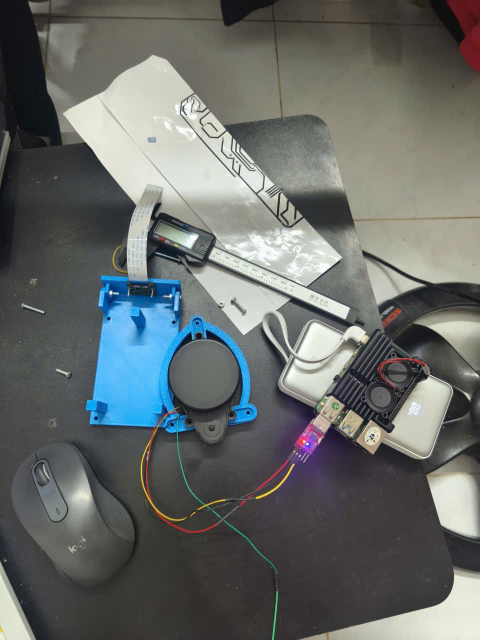
#> input picture anhlidar.jpg, 960 x 1280 px (shown at 1/2 size)
$ python line_vision.py ../anhlidar.jpg
#> lines starting #> are read from the running program, lines starting #| are printed output that depends on the picture; after the words box and inside, x2 and y2 are one past the last pixel; in counts of white or black regions, pixels touching at a corner belong together
#> further down, frame is the input picture: shape (1280, 960, 3); mean B, G, R 104.9, 106.8, 103.1
#!/usr/bin/env python3
"""Nhan dien line den / xanh duong bang OpenCV (khong can train model).

    det = LineDetector(cfg['line'])
    r = det.process(frame_bgr)   # r['found'], r['error'] (-1 trai .. +1 phai), r['cross'], r['debug']

Chay thu:  python3 line_vision.py [anh.jpg | so_camera]   -> in do lech, luu line_debug.jpg
"""
import sys

import cv2
import numpy as np


def ground_dist_mm(g, y):
    """Hang anh y (0..1) -> mm tu tam xe toi diem do tren san. Ngoai khoang da do: noi THANG theo do doc o bien
    (khong dung da thuc bac 3 ngoai suy - de cong sai)."""
    lo, hi = g['y_min'], g['y_max']
    yc = np.clip(y, lo, hi)
    d = np.polyval(g['coef'], yc)
    der = np.polyval(np.polyder(g['coef']), np.where(y > hi, hi, lo))
    return np.where((y > hi) | (y < lo), d + der * (y - yc), d)


def ground_scale(g, y):
    """mm tren san cho 1 pixel ngang o hang y. Ngoai khoang da do: giu gia tri o bien."""
    return np.polyval(g['scale_coef'], np.clip(y, g['y_min'], g['y_max']))


class LineDetector:
    def __init__(self, cfg, gcal=None):
        self.cfg = cfg
        # hieu chinh mat san (ground_calib.json): doi pixel -> mm that de co goc/lech THAT (khong meo phoi canh)
        self.g = gcal if gcal and gcal.get('scale_coef') else None
        self._since_corner, self._last_dir = 999, 0      # so khung tu lan cuoi thay nga re dang tin, huong do
        k = int(cfg.get('morph_kernel', 7))
        self.kernel = np.ones((k, k), np.uint8)

    def _blue(self, hsv):
        return cv2.inRange(hsv, np.array(self.cfg['blue_hsv_lo']), np.array(self.cfg['blue_hsv_hi']))

    def _black(self, hsv):
        """Line den = TOI va KHONG MAU (bao hoa thap). Nguong toi co dinh (black_v_max) hoac Otsu + kiem tra tuong phan."""
        v = hsv[:, :, 2]
        t = self.cfg.get('black_thresh', 0)
        if t > 0:
            _, m = cv2.threshold(v, t, 255, cv2.THRESH_BINARY_INV)
        else:
            otsu, m = cv2.threshold(v, 0, 255, cv2.THRESH_BINARY_INV | cv2.THRESH_OTSU)
            dark, light = v[m > 0], v[m == 0]
            # san tron (chi co nhieu): Otsu van chia doi -> doi line phai toi hon nen ro rang
            if dark.size == 0 or light.size == 0 or float(light.mean()) - float(dark.mean()) < self.cfg.get('min_contrast', 40):
                m[:] = 0
        m[hsv[:, :, 1] > self.cfg.get('black_max_sat', 90)] = 0       # co mau (xanh, vang go...) -> khong phai den
        return m

    def mask(self, roi):
        """color: blue | black | blue_black (ca 2 loai bang keo tren cung tuyen)."""
        hsv = cv2.cvtColor(cv2.GaussianBlur(roi, (5, 5), 0), cv2.COLOR_BGR2HSV)   # lam muot nhieu camera
        col = self.cfg.get('color', 'blue')
        if col == 'blue':
            m = self._blue(hsv)
        elif col == 'black':
            m = self._black(hsv)
        else:
            m = cv2.bitwise_or(self._blue(hsv), self._black(hsv))
        m = cv2.morphologyEx(m, cv2.MORPH_OPEN, self.kernel)
        return cv2.morphologyEx(m, cv2.MORPH_CLOSE, self.kernel)

    def process(self, frame):
        h, w = frame.shape[:2]
#> h = 1280; w = 960
        y0 = int(h * self.cfg.get('roi_top', 0.55))
#> y0 = 512
        y1 = int(h * self.cfg.get('roi_bottom', 1.0))
#> y1 = 1280
        roi = frame[y0:y1, :]
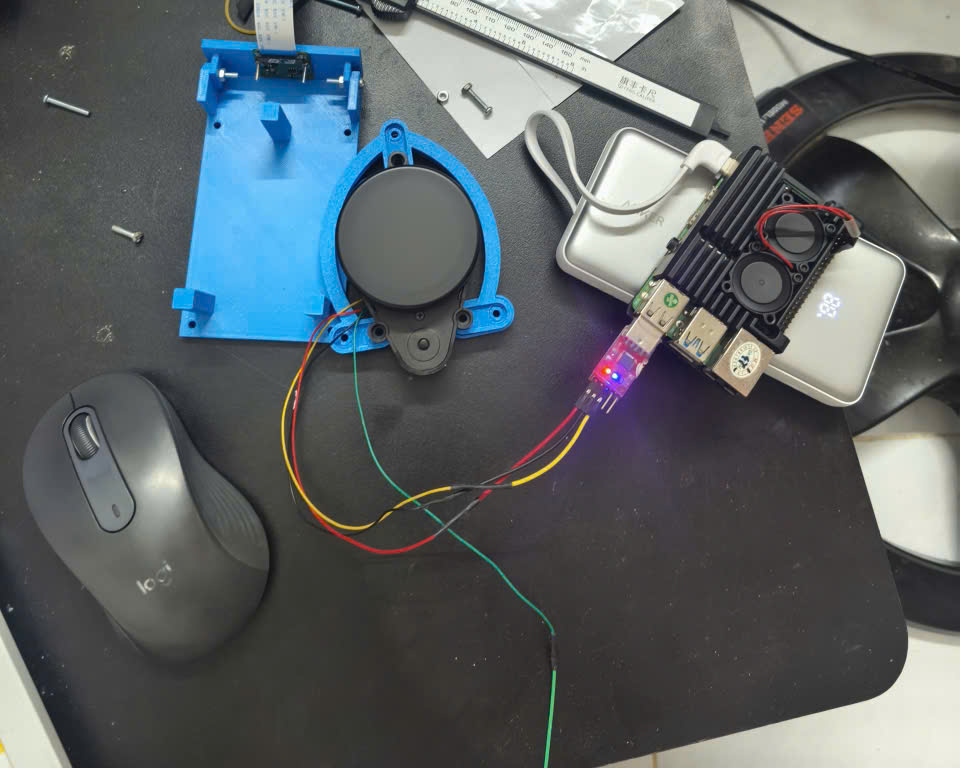
#> roi: shape (768, 960, 3); mean B, G, R 101.6, 99, 92.3
        m = self.mask(roi)
#> in mask, `hsv = cv2.cvtColor(cv2.GaussianBlur(roi, (5, 5), 0), cv2.COLOR_BGR2HSV)`: hsv: shape (768, 960, 3); mean H, S, V 58.7, 34, 106.6
#> in _blue, `return cv2.inRange(hsv, np.array(self.cfg['blue_hsv_lo']), np.array(se..`:
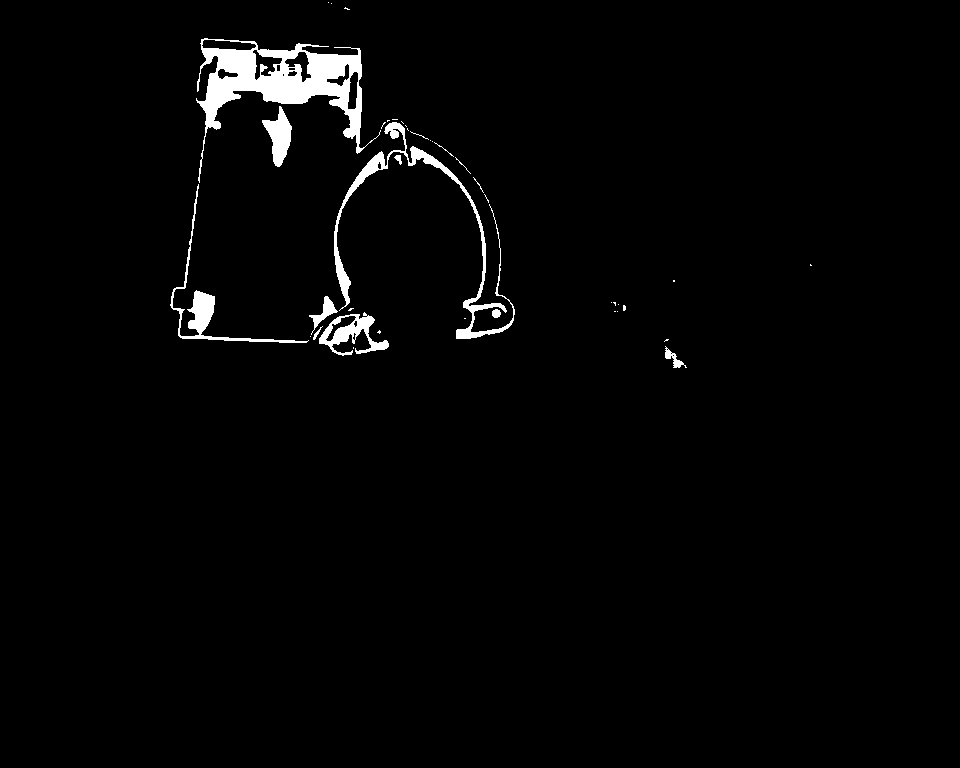
#> returned value: shape (768, 960); 2% white; 40 white regions (26 under 20 px), largest, box (x1, y1, x2, y2) and area: (196, 38, 381, 183) 7592, (334, 122, 515, 339) 3095, (170, 184, 309, 343) 1512
#> in mask, `m = cv2.morphologyEx(m, cv2.MORPH_OPEN, self.kernel)`: m: shape (768, 960); 1.3% white; 15 white regions, largest, box (x1, y1, x2, y2) and area: (202, 48, 362, 137) 6097, (265, 114, 291, 165) 854, (189, 292, 215, 331) 723
#> in mask, `return cv2.morphologyEx(m, cv2.MORPH_CLOSE, self.kernel)`: returned value: shape (768, 960); 1.4% white; 13 white regions
        cnts, _ = cv2.findContours(m, cv2.RETR_EXTERNAL, cv2.CHAIN_APPROX_SIMPLE)
#> cnts = 13 contours; largest, box (x1, y1, x2, y2) and area: (202, 48, 362, 137) 6852, (265, 114, 291, 165) 796, (189, 292, 215, 331) 674, (333, 317, 373, 344) 406, (362, 154, 384, 176) 222
        cnts = [c for c in cnts if cv2.contourArea(c) >= self.cfg.get('min_area', 300)]
#> cnts = 4 contours; box (x1, y1, x2, y2) and area: (202, 48, 362, 137) 6852, (265, 114, 291, 165) 796, (189, 292, 215, 331) 674, (333, 317, 373, 344) 406
        out = {'found': False, 'error': 0.0, 'angle': 0.0, 'cross': False, 'area': 0, 'debug': frame.copy(),
               'corner': False, 'corner_y': 0.0, 'corner_dir': 0, 'corner_score': 0.0, 'near_error': None,
               'g_angle': None, 'g_offset_mm': None, 'g_dist_mm': None, 'g_pts': None}
        dbg = out['debug']
        cv2.rectangle(dbg, (0, y0), (w - 1, y1 - 1), (255, 255, 0), 1)
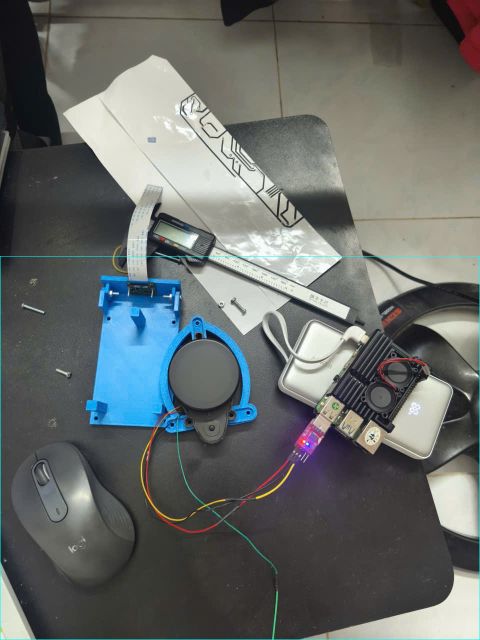
#> dbg: shape (1280, 960, 3) (shown at 1/2 size); 0.28% of pixels changed, all inside (x1, y1, x2, y2) = (0, 512, 960, 1280)
        if not cnts:
            cv2.putText(dbg, 'MAT LINE', (10, 20), cv2.FONT_HERSHEY_SIMPLEX, 0.6, (0, 0, 255), 2)
            return out
        c = max(cnts, key=cv2.contourArea)
#> c = contour of 149 points, box (x1, y1, x2, y2) (202, 48, 362, 137), area 6852
        mo = cv2.moments(c)
#> mo = moments, m00 6852.5, centre m10/m00, m01/m00 = (279.5, 79.27)
        cx = mo['m10'] / mo['m00']
#> cx = 279.5
        x, y, bw, bh = cv2.boundingRect(c)
#> x = 202; y = 48; bw = 160; bh = 89
        # goc line: so tam nua tren va nua duoi cua vung line trong ROI
        rh = roi.shape[0]
#> rh = 768
        top = m[: rh // 2, :]
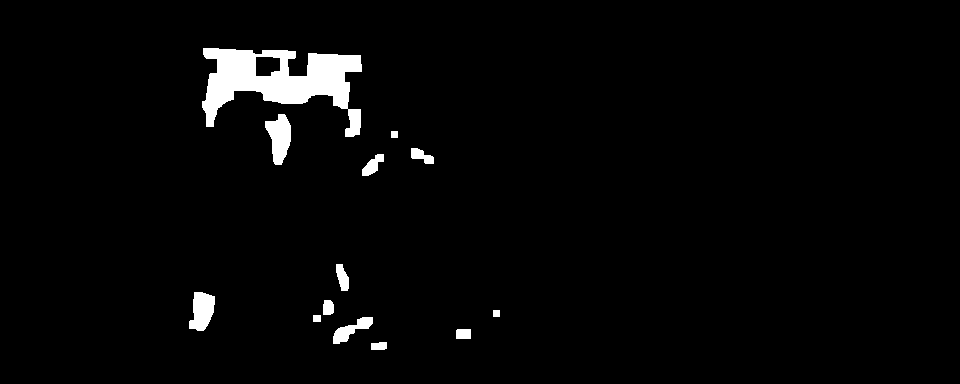
#> top: shape (384, 960); 2.7% white; 13 white regions, largest, box (x1, y1, x2, y2) and area: (202, 48, 362, 137) 6773, (265, 114, 291, 165) 858, (189, 292, 215, 331) 729
        bot = m[rh // 2:, :]
#> bot: shape (384, 960); every value is 0
        def col_center(part):
            xs = np.nonzero(part)[1]
#> xs = 10106 values, max 499 at index 8885, min 189 at index 9259, mean 291.1
            return xs.mean() if xs.size else cx
        angle = float(np.degrees(np.arctan2(col_center(top) - col_center(bot), rh / 2)))
#> angle = 1.74
        out.update(found=True, error=float((cx - w / 2) / (w / 2)) - self.cfg.get('center_offset', 0.0),
                   angle=angle, area=int(mo['m00']),
                   x0=float((x - w / 2) / (w / 2)), x1=float((x + bw - w / 2) / (w / 2)),
                   top_y=float((y0 + y) / h), roi_top=float(y0 / h),
                   cross=bw > w * self.cfg.get('cross_width_ratio', 0.6))
        # ----- nga cua: cac hang ma line rong bat thuong (nhanh ngang de len line doc) -----
        lm = np.zeros_like(m)
        cv2.drawContours(lm, [c], -1, 255, -1)          # chi xet vung line lon nhat
#> lm: shape (768, 960); 0.97% white; 1 white region, box (x1, y1, x2, y2) and area: (202, 48, 362, 137) 7180
        lm &= m
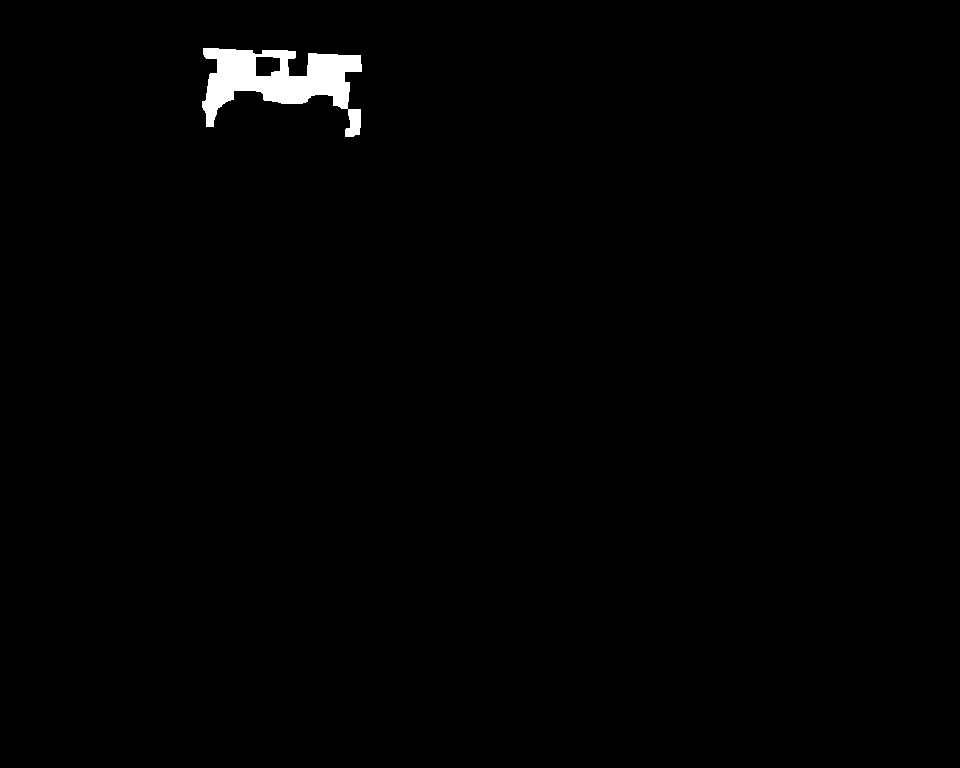
#> lm: shape (768, 960); 0.92% white; 1 white region, box (x1, y1, x2, y2) and area: (202, 48, 362, 137) 6773
        rows = (lm > 0).sum(axis=1)
#> rows = 768 values, max 145 at index 55, min 0 at index 0, mean 8.82
        # be rong "than line" = trung vi be rong cac hang (than doc chiem da so hang)
        nz = rows[rows > 0]
#> nz = 89 values, max 145 at index 7, min 9 at index 88, mean 76.1
        stem_w = float(np.median(nz)) if nz.size else 0.0
#> stem_w = 92
        # hang "nhanh ngang": rong hon han than line (khong chi rong do phoi canh / vet choi)
        wide = max(w * self.cfg.get('corner_row_ratio', 0.30), stem_w * self.cfg.get('corner_vs_stem', 2.2))
#> wide = 288
        arm = rows > wide
        stem_rows = [i for i in range(rh // 2, rh) if 0 < rows[i] and not arm[i]]
#> stem_rows = []
        if stem_rows:
            xs = np.nonzero(lm[stem_rows, :])[1]
            stem_x = float(xs.mean())
            out['near_error'] = (stem_x - w / 2) / (w / 2)
        else:
            stem_x = cx
#> stem_x = 279.5
        # ----- goc nhin tu tren xuong: fit line THAT tren san tu tam cac hang than line -----
        if self.g is not None:
            srows = [i for i in range(rh) if 0 < rows[i] and not arm[i]]
            if len(srows) >= 6:
                yn = np.array([(y0 + i) / h for i in srows])
                xc = np.array([np.nonzero(lm[i])[0].mean() for i in srows])
                gy = ground_dist_mm(self.g, yn)                              # mm phia truoc tam xe
                gx = (xc - w / 2) * ground_scale(self.g, yn)                 # mm sang phai
                a, b = np.polyfit(gy, gx, 1)                                 # x = a*y + b
                out.update(g_angle=float(np.degrees(np.arctan(a))), g_offset_mm=float(b),
                           g_dist_mm=float(gy.min()),
                           g_pts=[(float(p), float(-q)) for p, q in zip(gy, gx)])   # (mm toi, mm TRAI) tam line tren san
                cv2.putText(dbg, 'that: goc %+.0f lech %+.0fmm' % (out['g_angle'], b), (10, 58),
                            cv2.FONT_HERSHEY_SIMPLEX, 0.45, (0, 255, 0), 2)
        if arm.sum() >= self.cfg.get('corner_min_rows', 4):
            ai = np.nonzero(arm)[0]
            # nhanh phai VUON XA ra mot phia so voi than line (>= arm_min_ratio * be ngang anh)
            lefts, rights = [], []
            for i in ai:
                xr = np.nonzero(lm[i])[0]
                lefts.append(stem_x - xr.min()); rights.append(xr.max() - stem_x)
            le, ri = float(np.mean(lefts)), float(np.mean(rights))
            reach = w * self.cfg.get('arm_min_ratio', 0.20)
            if max(le, ri) - stem_w / 2 >= reach:
                d = 1 if le >= ri else -1
                out.update(corner=True, corner_y=float((y0 + ai.mean()) / h), corner_dir=d,
                           corner_score=float(len(ai)) * abs(le - ri) / w)
                cy = int(y0 + ai.mean())
                cv2.line(dbg, (0, cy), (w - 1, cy), (0, 0, 255), 2)
                cv2.putText(dbg, 'NGA CUA %s' % ('TRAI' if d > 0 else 'PHAI'), (10, 40),
                            cv2.FONT_HERSHEY_SIMPLEX, 0.5, (0, 0, 255), 2)
        # ----- sat nga re: chi con thay NHANH NGANG (thanh rong), than doc da khuat duoi xe -----
        # Chi dung de GIU nga re khong bi mat; HUONG lay theo lan nhan nga re dang tin gan nhat.
        recent = self._since_corner <= self.cfg.get('bar_memory_frames', 20)
#> recent = False
        if not out['corner'] and bw > w * self.cfg.get('bar_min_width', 0.40) and \
                (bh < rh * self.cfg.get('bar_max_height', 0.45) or recent):
            ref = self.cfg.get('_last_stem_x', w / 2)
            le, ri = ref - x, (x + bw) - ref
            if recent or (max(le, ri) >= w * self.cfg.get('arm_min_ratio', 0.20) and abs(le - ri) >= w * 0.10):
                d = self._last_dir if recent and self._last_dir else (1 if le > ri else -1)
                out.update(corner=True, corner_y=float((y0 + y + bh / 2) / h), corner_dir=d, corner_score=0.0)
                cv2.putText(dbg, 'NGA CUA %s (thanh ngang)' % ('TRAI' if d > 0 else 'PHAI'), (10, 40),
                            cv2.FONT_HERSHEY_SIMPLEX, 0.5, (0, 0, 255), 2)
        if out['near_error'] is not None and not out['corner']:
            self.cfg['_last_stem_x'] = stem_x                # nho vi tri than line gan nhat (de doan huong thanh ngang)
        # ----- nga cua kieu "chu T/L": than line ket thuc, ngay canh dau mut co line chay ngang ra mot phia -----
        if not out['corner']:
            top = y                                       # hang tren cung cua than line (trong ROI)
#> top = 48
            if top > rh * 0.05:                           # dau mut nam trong ROI (khong cham mep tren)
                band = m[max(0, top - int(rh * 0.15)): min(rh, top + int(rh * 0.15)), :]
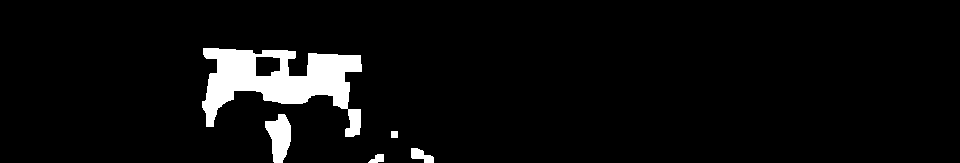
#> band: shape (163, 960); 5.1% white; 5 white regions, box (x1, y1, x2, y2) and area: (202, 48, 362, 137) 6773, (265, 114, 291, 163) 843, (411, 148, 434, 163) 207, (368, 154, 384, 163) 95, (391, 131, 398, 138) 49
                half = max(stem_w, 8.0)
#> half = 92
                lcols = np.nonzero(band[:, : max(0, int(stem_x - half))].any(axis=0))[0]
#> lcols = empty array
                rcols = np.nonzero(band[:, min(w, int(stem_x + half)):].any(axis=0))[0]
#> rcols = 43 values from 0 to 62
                le = (stem_x - half - lcols.min()) if lcols.size else 0.0
#> le = 0
                ri = float(rcols.max()) if rcols.size else 0.0
#> ri = 62
                reach = w * self.cfg.get('arm_min_ratio', 0.20)
#> reach = 192
                if max(le, ri) >= reach and abs(le - ri) >= reach * 0.5:
                    d = 1 if le > ri else -1
                    out.update(corner=True, corner_y=float((y0 + top) / h), corner_dir=d,
                               corner_score=abs(le - ri) / w)
                    cv2.line(dbg, (0, y0 + top), (w - 1, y0 + top), (0, 0, 255), 2)
                    cv2.putText(dbg, 'NGA CUA %s (dau mut)' % ('TRAI' if d > 0 else 'PHAI'), (10, 40),
                                cv2.FONT_HERSHEY_SIMPLEX, 0.5, (0, 0, 255), 2)
        if out['corner'] and out['corner_score'] > 0:
            self._since_corner, self._last_dir = 0, out['corner_dir']
        else:
            self._since_corner += 1
        # ve vien da lam tron (bo rang cua do mep bang keo phan sang)
        cs = cv2.approxPolyDP(c, self.cfg.get('draw_eps', 3.0), True)
#> cs = contour of 40 points, box (x1, y1, x2, y2) (202, 48, 362, 137), area 6928
        cv2.drawContours(dbg[y0:y1], [cs], -1, (0, 255, 0), 2)
        cv2.line(dbg, (w // 2, y0), (w // 2, y1 - 1), (255, 0, 0), 2)          # xanh duong: huong xe (giua anh)
        cv2.line(dbg, (int(cx), y0), (int(cx), y1 - 1), (0, 0, 255), 2)        # do: tam line
        cv2.arrowedLine(dbg, (w // 2, y1 - 6), (int(cx), y1 - 6), (0, 0, 255), 2, tipLength=0.3)  # mui ten: huong can lai
        txt = 'lech %+.2f goc %+.0f' % (out['error'], angle) + (' DAU +' if out['cross'] else '')
#> txt = 'lech -0.42 goc +2'
        cv2.putText(dbg, txt, (10, 20), cv2.FONT_HERSHEY_SIMPLEX, 0.5, (0, 255, 255), 2)
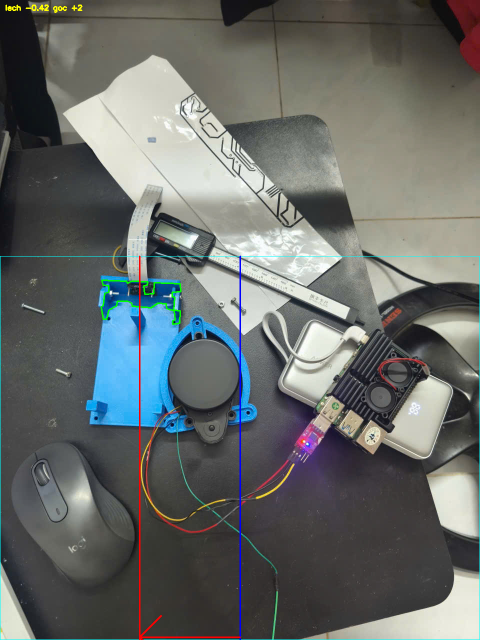
#> dbg: shape (1280, 960, 3) (shown at 1/2 size); mean B, G, R 105, 107.1, 103.2
        return out


def _load_cfg():
    import yaml
    with open('config.yaml') as f:
        return yaml.safe_load(f)


if __name__ == '__main__':
    cfg = _load_cfg()
    det = LineDetector(cfg['line'])
    src = sys.argv[1] if len(sys.argv) > 1 else str(cfg['camera']['index'])
    if src.isdigit() or src.startswith('/dev/'):
        cap = cv2.VideoCapture(int(src) if src.isdigit() else src, cv2.CAP_V4L2)
        cap.set(cv2.CAP_PROP_FOURCC, cv2.VideoWriter_fourcc(*'MJPG'))
        cap.set(cv2.CAP_PROP_FRAME_WIDTH, cfg['camera']['width'])
        cap.set(cv2.CAP_PROP_FRAME_HEIGHT, cfg['camera']['height'])
        for _ in range(10):                 # bo vai khung dau cho camera tu chinh sang
            ok, frame = cap.read()
        cap.release()
        if not ok:
            sys.exit('Khong doc duoc camera %s' % src)
    else:
        frame = cv2.imread(src)
    r = det.process(frame)
#> r = 19 items
    print('thay line: %s | lech %+.2f | goc %+.1f do | dau +: %s | dien tich %d' %
          (r['found'], r['error'], r['angle'], r['cross'], r['area']))
#| thay line: True | lech -0.42 | goc +1.7 do | dau +: False | dien tich 6852
    cv2.imwrite('line_debug.jpg', r['debug'])
    print('da luu line_debug.jpg')
